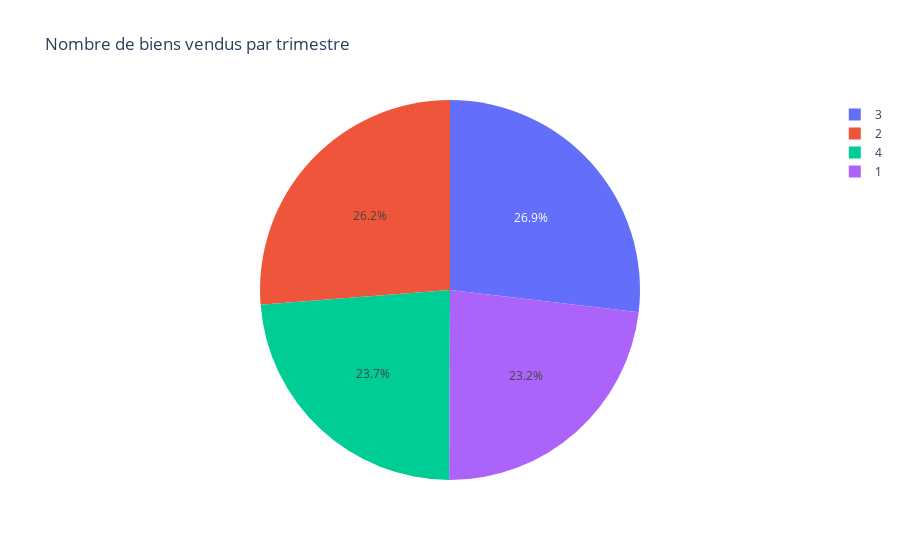

Source (notebook cell):
### Code cell
import plotly.express as px

trimestres = ['1', '2', '3', '4']
nombre_biens_vendus = [341413, 386302, 395501, 348609]
fig = px.pie(names=trimestres, values=nombre_biens_vendus, title='Nombre de biens vendus par trimestre')

fig.show()

### Figure 1 — Plotly figure (JSON) as saved in the notebook; plotly's stock layout.template omitted (floating-point values rounded to 4 significant figures)
{"data": [{"domain": {"x": [0, 1], "y": [0, 1]}, "hovertemplate": "label=%{label}<br>value=%{value}<extra></extra>", "labels": ["1", "2", "3", "4"], "legendgroup": "", "name": "", "showlegend": true, "type": "pie", "values": [341413, 386302, 395501, 348609]}], "layout": {"autosize": true, "legend": {"tracegroupgap": 0}, "title": {"text": "Nombre de biens vendus par trimestre"}}}
